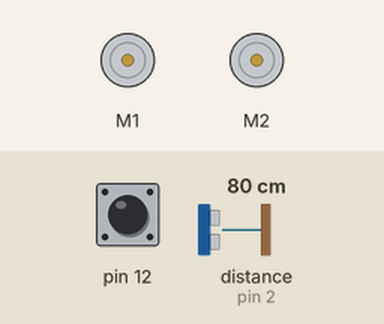
This sketch was run on a simulated Arduino Uno, built with avr-gcc and run on an emulated ATmega328P. On the bench: 2 × DC motor (green arrow = forward, orange = backward, longer = faster). The inputs (shaded band) are chosen by the test bench; at power-on: pin 12 HIGH, distance to the obstacle (sensor on pin 2) 80 cm. The echo pulse lasts 58.3 µs per cm.

Above: at 0.8 s.
0.9 s: pin 12 pulled LOW for 0.15 s
At 2.2 s:
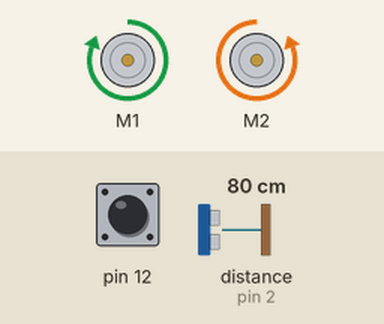
2.5 s: distance to the obstacle (sensor on pin 2) set to 74 cm
4.0 s: distance to the obstacle (sensor on pin 2) set to 67 cm
At 5.1 s:
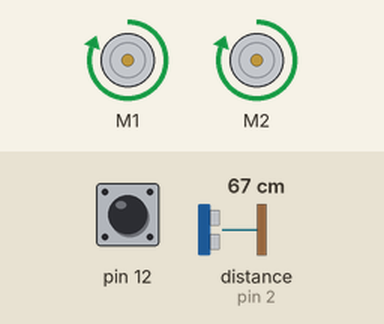
5.5 s: distance to the obstacle (sensor on pin 2) set to 120 cm
At 6.3 s:
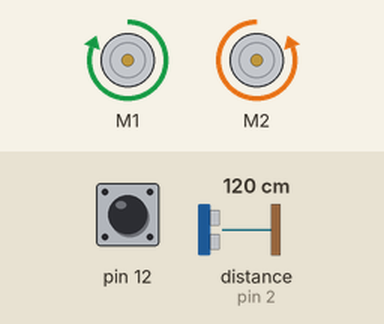
7.2 s: distance to the obstacle (sensor on pin 2) set to 2 cm
At 8.6 s:
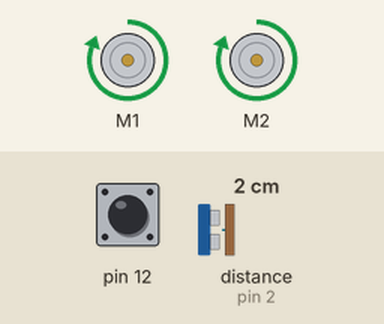
Timing chart, 0 to 34.2 s (numbered marks = the images above; inputs shaded):
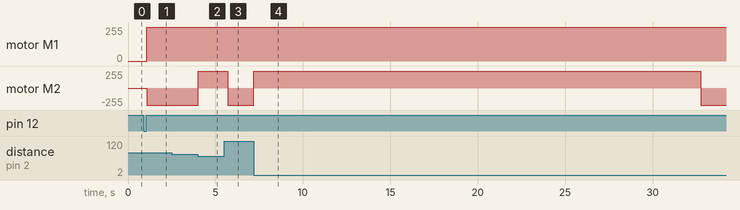

The sketch:

SonarTest.ino
```cpp
#include <NewPing.h>
#include <ZumoMotors.h>
#include <Pushbutton.h>

const int echoPin = 2;
const int triggerPin = 3;
const int maxDistance = 70;

int lastSonarTrigger = -5000;

ZumoMotors zMotors;
Pushbutton zButton(ZUMO_BUTTON);

NewPing sonar(triggerPin, echoPin, maxDistance);

void setup() {
  //Serial.begin(9600);
  zButton.waitForButton();
}

void loop() {
  int distance = sonar.ping_cm();
  if(distance != 0)
    lastSonarTrigger = millis();

  //Serial.println(distance);
  if(millis() - lastSonarTrigger < 200)
    zMotors.setSpeeds(10000, 10000); //Forward
  else
    zMotors.setSpeeds(400, -400);
}
```

Measured:
- the behaviour switches between 71 and 70 cm on distance to the obstacle (sensor on pin 2) (found by bisection; images 1 and 2)
- after the input at 0.9 s, motor M1: stopped → forward 255/255 after 0.16 s; motor M2: stopped → backward 255/255 after 0.16 s
- after the input at 2.5 s, every drawn part: stays the same
- after the input at 4.0 s, motor M2: backward 255/255 → forward 255/255 at once
- after the input at 5.5 s, motor M2: forward 255/255 → backward 255/255 after 0.21 s
- after the input at 7.2 s, motor M2: backward 255/255 → forward 255/255 at once, → backward 255/255 25.6 s later
